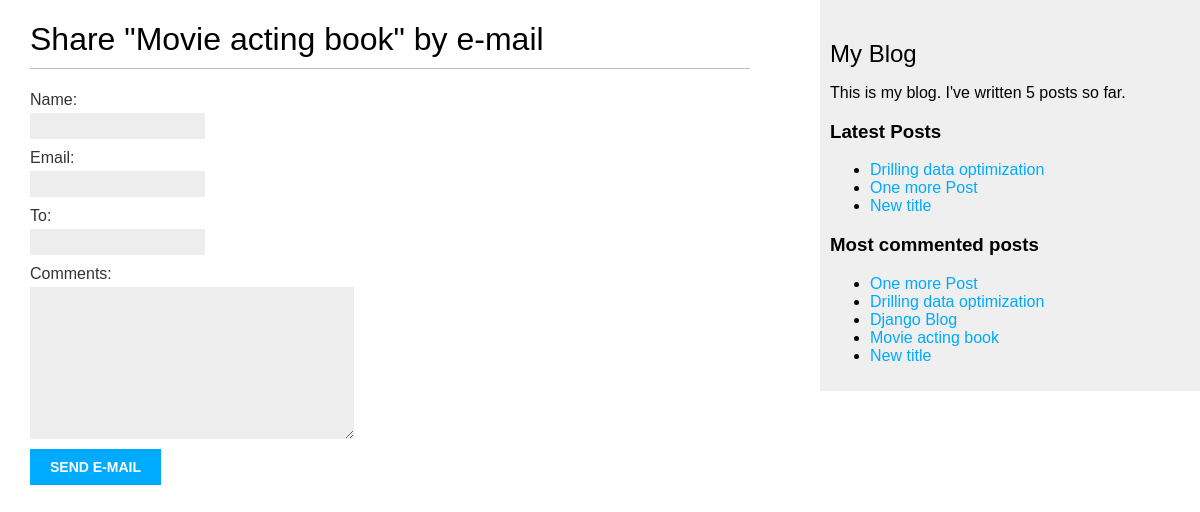
/blog/2/share/, run on the app's committed database.
### blog/models.py (models this page shows, shortened)
class Post(models.Model):
    STATUS_CHOICES = (
        ('draft', 'Draft'),
        ('published', 'Published'),
        )
    title = models.CharField(max_length = 200)
    slug = models.SlugField(max_length = 200, unique_for_date='publish')
    author = models.ForeignKey(User, on_delete=models.CASCADE, related_name='blog_posts')
    body = models.TextField()
    publish =  models.DateTimeField(default=timezone.now)
    created = models.DateTimeField(auto_now_add=True)
    updated = models.DateTimeField(auto_now=True)
    status = models.CharField(max_length=10, choices = STATUS_CHOICES, default='draft')
    objects =models.Manager()
    published = PublishedManager()
    tags = TaggableManager()
    class Meta:
        ordering = ('-publish',)
    def get_absolute_url(self):
        return reverse('blog:post_detail', args=[self.publish.year, self.publish.month, self.publish.day, self.slug])

### blog/views.py (the view)
# urls.py: path('<int:post_id>/share/', views.post_share, name='post_share'),
def post_share(request, post_id):
    post = get_object_or_404(Post, id=post_id, status='published')
    sent = False
    if request.method == 'POST':
        form = EmailPostForm(request.POST)
        if form.is_valid():
            cd = form.cleaned_data
            post_url = request.build_absolute_uri(post.get_absolute_url())
            subject = f"{cd['name']} recommends you read " f"{post.title}"
            message = f"Read{post.title} at {post_url}\n\n" f"{cd['name']}\'s comments: {cd['comments']}"
            send_mail(subject, message, 'admin@myblog.com', [cd['to']])
            sent = True
    else:
        form = EmailPostForm()
    context = {'post': post, 'form': form, 'sent': sent}
    return render(request, 'blog/post/share.html', context)

### blog/forms.py
class EmailPostForm(forms.Form):
    name = forms.CharField(max_length=25)
    email = forms.EmailField()
    to = forms.EmailField()
    comments = forms.CharField(required=False, widget=forms.Textarea)

### blog/models.py (called while the page is built)
    def get_queryset(self):
        return super(PublishedManager, self).get_queryset().filter(status='published')

### blog/templatetags/blog_tags.py (called while the page is built)
@register.simple_tag
def total_posts():
    return Post.published.count()

@register.inclusion_tag('blog/post/latest_posts.html')
def show_latest_posts(count=5):
    latest_posts = Post.published.order_by('-publish')[:count]
    return {'latest_posts': latest_posts}

@register.simple_tag
def get_most_commented_post(count=5):
    return Post.published.annotate(total_comments=Count('comments')).order_by('-total_comments')[:count]

### blog/templates/blog/post/share.html
{% extends "blog/base.html" %} {% block title %}Share a post{% endblock %}
<br />{% block content %} {% if sent %}
<h1>Email successfully sent</h1>
<p>"{{ post.title }} was successfully sent to {{ form.cleaned_data.to }}"</p>
{% else %}
<h1>Share "{{post.title}}" by e-mail</h1>
<form action="" method="post">
  {% csrf_token %} {% for field in form %}
  <div>{{ field.errors }} {{ field.label_tag }} {{ field}}</div>
  {% endfor %}
  <input type="submit" value="Send e-mail" />
</form>
{% endif %} {% endblock %}

### blog/templates/blog/base.html (shortened to what this page needs)
{% load static %} {% load blog_tags %}
<!DOCTYPE html>
<html lang="en">
  <head>
    <link rel="stylesheet" href="{% static 'css/blog.css' %}" />
  </head>
  <body>
    <div id="content">{% block content %}{% endblock %}</div>
    <div id="sidebar">
      <h2>My Blog</h2>
      <p>This is my blog. I've written {% total_posts %} posts so far.</p>
      <h3>Latest Posts</h3>
      {% show_latest_posts 3%}
      <h3>Most commented posts</h3>
      {% get_most_commented_post as most_commented_post %}
      <ul>
        {% for post in most_commented_post %}
        <li>
          <a href="{{ post.get_absolute_url }}">{{ post.title }}</a>
        </li>
        {% endfor %}
      </ul>
    </div>
  </body>
</html>

### blog/templates/blog/post/latest_posts.html
<ul>
  {% for post in latest_posts %}
  <li>
    <a href="{{ post.get_absolute_url }}">{{ post.title }}</a>
  </li>
  {% endfor %}
</ul>

### blog/static/css/blog.css (style rules this page uses)
body { margin: 0; padding: 0; font-family: helvetica, sans-serif; }
a { color: #00abff; text-decoration: none; }
h1 { font-weight: normal; border-bottom: 1px solid #bbb; padding: 0 0 10px 0; }
h2 { font-weight: normal; margin: 30px 0 0; }
#content { float: left; width: 60%; padding: 0 0 0 30px; }
#sidebar { float: right; width: 30%; padding: 10px; background: #efefef; height: 100%; }
label { float: left; clear: both; color: #333; margin-bottom: 4px; }
input, textarea { clear: both; float: left; margin: 0 0 10px; background: #ededed; border: 0; padding: 6px 10px; font-size: 12px; }
input[type="submit"] { font-weight: bold; background: #00abff; color: #fff; padding: 10px 20px; font-size: 14px; text-transform: uppercase; }

### data on the page
Post: title "Movie acting book"
Post: title "Drilling data optimization"
Post: title "One more Post"
Post: title "New title"
Post: title "Django Blog"

### other printed values
{{ field.label_tag }} "Name:" "Email:" "To:" "Comments:"
